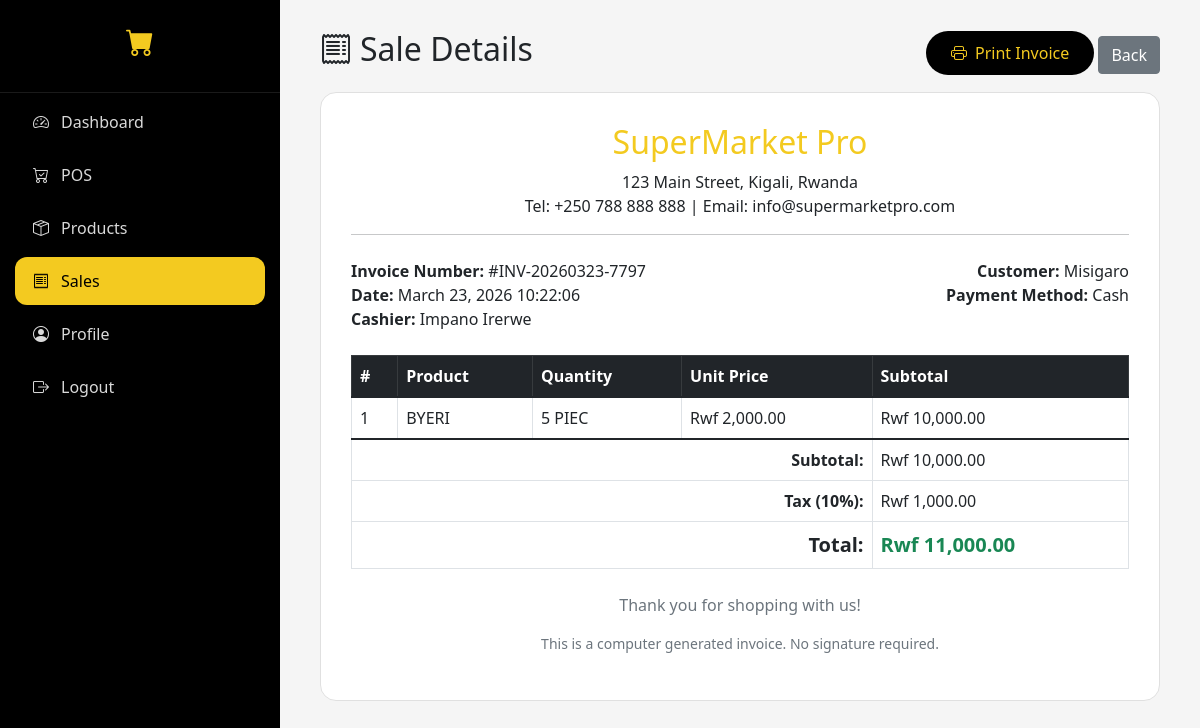
The app's page /sale_detail.php?id=1 (signed in) with its own data.
### tables this page shows
CREATE TABLE `sales` (
  `id` int(11) NOT NULL,
  `invoice_number` varchar(50) NOT NULL,
  `user_id` int(11) DEFAULT NULL,
  `customer_name` varchar(100) DEFAULT NULL,
  `customer_phone` varchar(20) DEFAULT NULL,
  `subtotal` decimal(10,2) NOT NULL DEFAULT 0.00,
  `tax` decimal(10,2) DEFAULT 0.00,
  `discount` decimal(10,2) DEFAULT 0.00,
  `total_amount` decimal(10,2) NOT NULL DEFAULT 0.00,
  `payment_method` enum('cash','card','mobile_money') DEFAULT 'cash',
  `payment_status` enum('paid','pending','cancelled') DEFAULT 'paid',
  `sale_date` timestamp NOT NULL DEFAULT current_timestamp()
);

CREATE TABLE `users` (
  `id` int(11) NOT NULL,
  `name` varchar(100) NOT NULL,
  `email` varchar(100) NOT NULL,
  `password` varchar(255) NOT NULL,
  `role` enum('admin','manager','cashier') DEFAULT 'cashier',
  `status` enum('active','inactive') DEFAULT 'active',
  `last_login` timestamp NULL DEFAULT NULL,
  `created_at` timestamp NOT NULL DEFAULT current_timestamp(),
  `updated_at` timestamp NULL DEFAULT NULL ON UPDATE current_timestamp()
);

CREATE TABLE `sale_items` (
  `id` int(11) NOT NULL,
  `sale_id` int(11) NOT NULL,
  `product_id` int(11) NOT NULL,
  `quantity` int(11) NOT NULL,
  `unit_price` decimal(10,2) NOT NULL,
  `subtotal` decimal(10,2) NOT NULL
);

CREATE TABLE `products` (
  `id` int(11) NOT NULL,
  `barcode` varchar(50) DEFAULT NULL,
  `name` varchar(200) NOT NULL,
  `description` text DEFAULT NULL,
  `category_id` int(11) DEFAULT NULL,
  `supplier_id` int(11) DEFAULT NULL,
  `price` decimal(10,2) NOT NULL DEFAULT 0.00,
  `cost_price` decimal(10,2) DEFAULT 0.00,
  `stock_quantity` int(11) NOT NULL DEFAULT 0,
  `min_stock_level` int(11) DEFAULT 5,
  `unit` varchar(20) DEFAULT 'piece',
  `image_url` varchar(255) DEFAULT NULL,
  `status` enum('active','inactive') DEFAULT 'active',
  `created_at` timestamp NOT NULL DEFAULT current_timestamp(),
  `updated_at` timestamp NULL DEFAULT NULL ON UPDATE current_timestamp()
);

### sale_detail.php (the view, shortened to what this page needs)
<?php
require_once 'config.php';
$id = isset($_GET['id']) ? (int)$_GET['id'] : 0;
$stmt = $pdo->prepare("
    SELECT s.*, u.name as cashier_name
    FROM sales s
    LEFT JOIN users u ON s.user_id = u.id
    WHERE s.id = ?
");
$stmt->execute([$id]);
$sale = $stmt->fetch();
$items = $pdo->prepare("
    SELECT si.*, p.name as product_name, p.unit
    FROM sale_items si
    JOIN products p ON si.product_id = p.id
    WHERE si.sale_id = ?
");
$items->execute([$id]);
$items = $items->fetchAll();
?>
<!DOCTYPE html>
<html lang="en">
<head>
    <link href="https://cdn.jsdelivr.net/npm/bootstrap@5.1.3/dist/css/bootstrap.min.css" rel="stylesheet">
    <link rel="stylesheet" href="https://cdn.jsdelivr.net/npm/bootstrap-icons@1.8.1/font/bootstrap-icons.css">
</head>
<body>
    <div class="app-wrapper">
        <div class="sidebar">
            <div class="sidebar-brand">
                <h3><i class="bi bi-cart-fill"></i></h3>
            </div>
            <ul class="nav-menu">
                <li class="nav-item"><a href="dashboard.php" class="nav-link"><i class="bi bi-speedometer2"></i><span>Dashboard</span></a></li>
                <li class="nav-item"><a href="pos.php" class="nav-link"><i class="bi bi-cart-check"></i><span>POS</span></a></li>
                <li class="nav-item"><a href="products.php" class="nav-link"><i class="bi bi-box-seam"></i><span>Products</span></a></li>
                <li class="nav-item"><a href="sales.php" class="nav-link active"><i class="bi bi-receipt"></i><span>Sales</span></a></li>
                <li class="nav-item"><a href="profile.php" class="nav-link"><i class="bi bi-person-circle"></i><span>Profile</span></a></li>
                <li class="nav-item"><a href="logout.php" class="nav-link"><i class="bi bi-box-arrow-right"></i><span>Logout</span></a></li>
            </ul>
        </div>
        <div class="main-content">
            <div class="d-flex justify-content-between align-items-center mb-3">
                <h2><i class="bi bi-receipt me-2"></i>Sale Details</h2>
                <div>
                    <button onclick="window.print()" class="btn-print"><i class="bi bi-printer me-2"></i>Print Invoice</button>
                    <a href="sales.php" class="btn btn-secondary">Back</a>
                </div>
            </div>
            <div class="invoice-card">
                <div class="text-center mb-4">
                    <h2 style="color: #f3ca20;">SuperMarket Pro</h2>
                    <p>123 Main Street, Kigali, Rwanda<br>Tel: +250 788 888 888 | Email: info@supermarketpro.com</p>
                    <hr>
                </div>
                <div class="row mb-4">
                    <div class="col-md-6">
                        <strong>Invoice Number:</strong> #<?php echo $sale['invoice_number']; ?><br>
                        <strong>Date:</strong> <?php echo date('F d, Y H:i:s', strtotime($sale['sale_date'])); ?><br>
                        <strong>Cashier:</strong> <?php echo $sale['cashier_name']; ?>
                    </div>
                    <div class="col-md-6 text-md-end">
                        <strong>Customer:</strong> <?php echo $sale['customer_name'] ?: 'Walk-in Customer'; ?><br>
                        <strong>Payment Method:</strong> <?php echo ucfirst($sale['payment_method']); ?>
                    </div>
                </div>
                <table class="table table-bordered">
                    <thead class="table-dark">
                        <tr>
                            <th>#</th>
                            <th>Product</th>
                            <th>Quantity</th>
                            <th>Unit Price</th>
                            <th>Subtotal</th>
                        </tr>
                    </thead>
                    <tbody>
                        <?php $i = 1;
                        foreach ($items as $item): ?>
                            <tr>
                                <td><?php echo $i++; ?></td>
                                <td><?php echo htmlspecialchars($item['product_name']); ?></td>
                                <td><?php echo $item['quantity']; ?> <?php echo $item['unit']; ?></td>
                                <td>Rwf <?php echo number_format($item['unit_price'], 2); ?></td>
                                <td>Rwf <?php echo number_format($item['subtotal'], 2); ?></td>
                            </tr>
                        <?php endforeach; ?>
                    </tbody>
                    <tfoot>
                        <tr>
                            <td colspan="4" class="text-end fw-bold">Subtotal:</td>
                            <td>Rwf <?php echo number_format($sale['subtotal'], 2); ?></td>
                        </tr>
                        <tr>
                            <td colspan="4" class="text-end fw-bold">Tax (10%):</td>
                            <td>Rwf <?php echo number_format($sale['tax'], 2); ?></td>
                        </tr>
                        <tr>
                            <td colspan="4" class="text-end fw-bold fs-5">Total:</td>
                            <td class="fw-bold fs-5 text-success">Rwf <?php echo number_format($sale['total_amount'], 2); ?></td>
                        </tr>
                    </tfoot>
                </table>
                <div class="text-center mt-4">
                    <p class="text-muted">Thank you for shopping with us!</p>
                    <p class="text-muted small">This is a computer generated invoice. No signature required.</p>
                </div>
            </div>
        </div>
    </div>
</body>
</html>

### sale_detail.php (style rules this page uses)
* { margin: 0; padding: 0; box-sizing: border-box; }
body { background: #f5f5f5; font-family: 'Segoe UI', sans-serif; }
.app-wrapper { display: flex; min-height: 100vh; }
.sidebar { width: 280px; background: #000; position: fixed; height: 100vh; left: 0; top: 0; overflow-y: auto; }
.sidebar-brand { padding: 25px 20px; text-align: center; border-bottom: 1px solid rgba(255, 255, 255, 0.1); }
.sidebar-brand h3 { color: #f3ca20; font-weight: 700; }
.nav-menu { list-style: none; padding: 0; margin: 0; }
.nav-item { margin: 5px 15px; }
.nav-link { display: flex; align-items: center; padding: 12px 18px; color: rgba(255, 255, 255, 0.85); text-decoration: none; border-radius: 12px; gap: 12px; }
.nav-link.active { background: #f3ca20; color: #000; }
.main-content { flex: 1; margin-left: 280px; padding: 30px 40px; }
.invoice-card { background: white; border-radius: 16px; padding: 30px; margin-bottom: 30px; border: 1px solid #e0e0e0; }
.btn-print { background: #000; color: #f3ca20; padding: 10px 25px; border-radius: 50px; border: none; }

### records on screen
sales: invoice_number "INV-20260323-7797", sale_date "March 23, 2026 10:22:06", user.name "Impano Irerwe", customer_name "Misigaro", payment_method "Cash", subtotal "10,000.00", tax "1,000.00", total_amount "11,000.00"
sale_items: product.name "BYERI", quantity "5", product.unit "PIEC", unit_price "2,000.00", subtotal "10,000.00"
